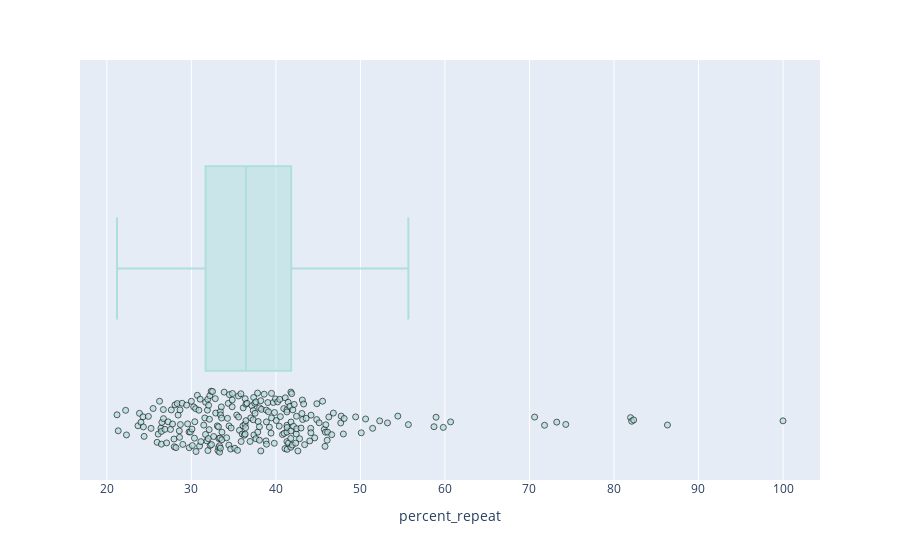

Write notebook code for a chart like this one.
### Code cell
import plotly.express as px
fig = px.box(repeat, x="percent_repeat",points="all")

fig.update_traces(marker=dict(color='#afdfdd',opacity=0.7,line=dict(width=1,color='#181818')))




fig.show()

### Figure 1 — Plotly figure (JSON) as saved in the notebook; plotly's stock layout.template omitted (floating-point values rounded to 4 significant figures; data arrays with more than 128 entries replaced by an {"elided": "..."} marker saying what was removed)
{"data": [{"alignmentgroup": "True", "boxpoints": "all", "hovertemplate": "percent_repeat=%{x}<extra></extra>", "legendgroup": "", "marker": {"color": "#afdfdd", "line": {"color": "#181818", "width": 1}, "opacity": 0.7}, "name": "", "notched": false, "offsetgroup": "", "orientation": "h", "showlegend": false, "type": "box", "x": {"elided": "245 float values"}, "x0": " ", "xaxis": "x", "y0": " ", "yaxis": "y"}], "layout": {"boxmode": "group", "legend": {"tracegroupgap": 0}, "margin": {"t": 60}, "xaxis": {"anchor": "y", "domain": [0, 1], "title": {"text": "percent_repeat"}}, "yaxis": {"anchor": "x", "domain": [0, 1]}}}
